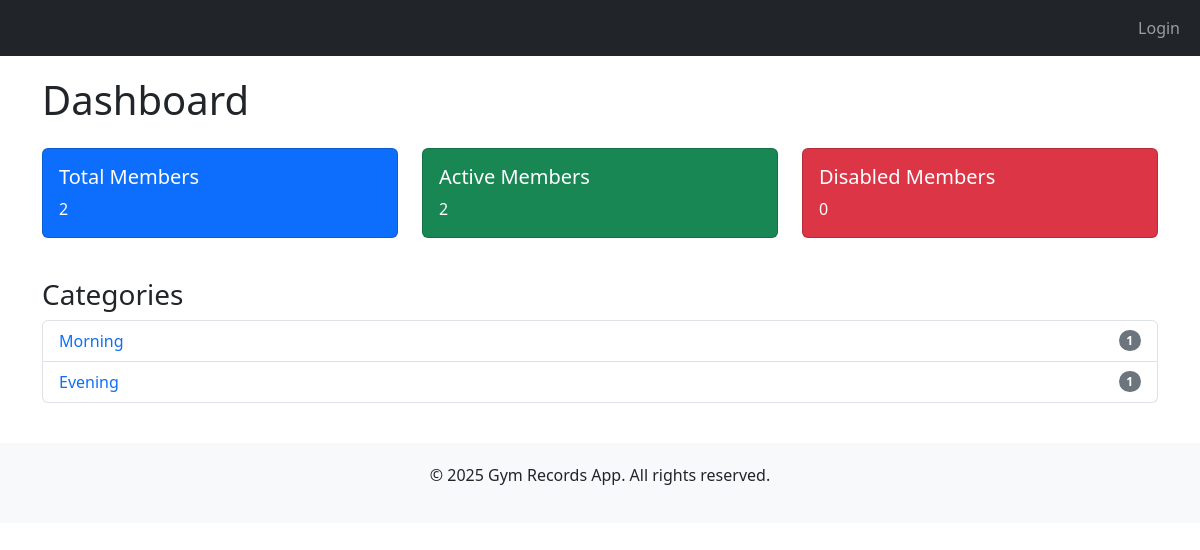
The app's page /dashboard/, older data.
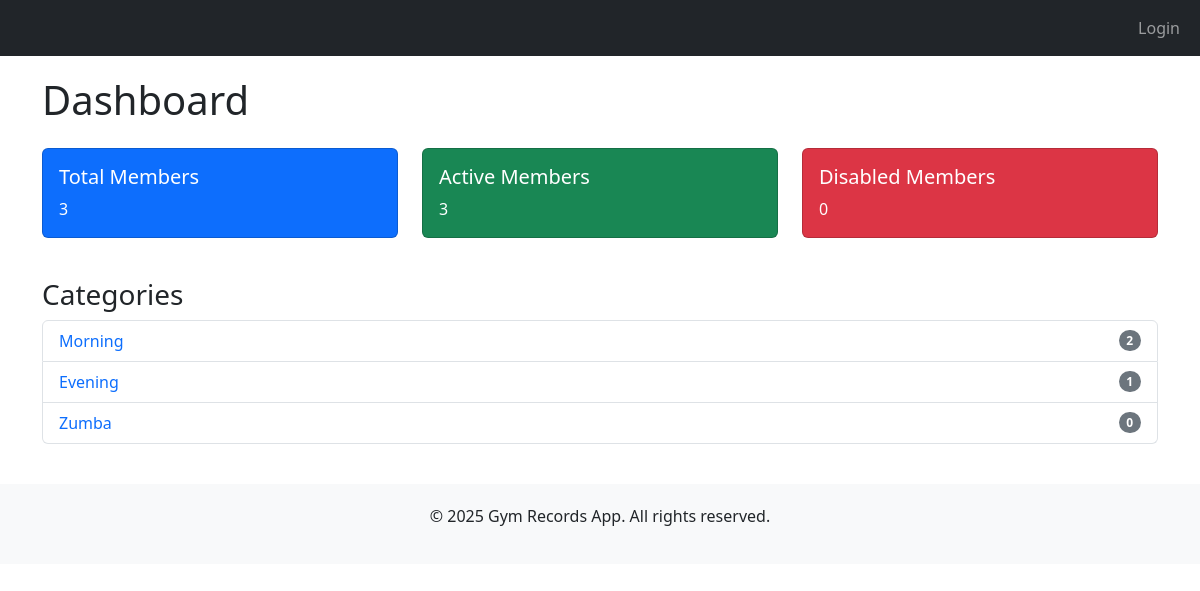
The same page, newer data.
### dashboard/models.py (models this page shows, shortened)
class Category(models.Model):
    name = models.CharField(max_length=100)

### dashboard/views.py (the view)
# urls.py: path('', views.dashboard_view, name='dashboard'),
def dashboard_view(request):
    categories = Category.objects.all()
    total_members = Member.objects.count()
    active_members = Member.objects.filter(status="active").count()
    disabled_members = Member.objects.filter(status="disabled").count()
    context = {
        "categories": categories,
        "total_members": total_members,
        "active_members": active_members,
        "disabled_members": disabled_members,
    }
    return render(request, "dashboard.html", context)

### dashboard/templates/dashboard.html
{% extends 'base.html' %}
{% block content %}
<h1 class="mb-4">Dashboard</h1>
<div class="row">
    <div class="col-md-4">
        <div class="card text-bg-primary mb-3">
            <div class="card-body">
                <h5 class="card-title">Total Members</h5>
                <p class="card-text">{{ total_members }}</p>
            </div>
        </div>
    </div>
    <div class="col-md-4">
        <div class="card text-bg-success mb-3">
            <div class="card-body">
                <h5 class="card-title">Active Members</h5>
                <p class="card-text">{{ active_members }}</p>
            </div>
        </div>
    </div>
    <div class="col-md-4">
        <div class="card text-bg-danger mb-3">
            <div class="card-body">
                <h5 class="card-title">Disabled Members</h5>
                <p class="card-text">{{ disabled_members }}</p>
            </div>
        </div>
    </div>
</div>
<h3 class="mt-4">Categories</h3>
<ul class="list-group">
    {% for category in categories %}
    <li class="list-group-item d-flex justify-content-between align-items-center">
        <a href="{% url 'members' category.id %}" class="text-decoration-none">{{ category.name }}</a>
        <span class="badge bg-secondary rounded-pill">{{ category.members.count }}</span>
    </li>
    {% endfor %}
</ul>
{% endblock %}

Row changes from the older to the newer data that the page shows:
computed for Category "Morning": members.count "1" → "2"
added Category: name "Zumba", members.count "0"
Text that changed along with them:
{{ total_members }}: "2" → "3"
{{ active_members }}: "2" → "3"
